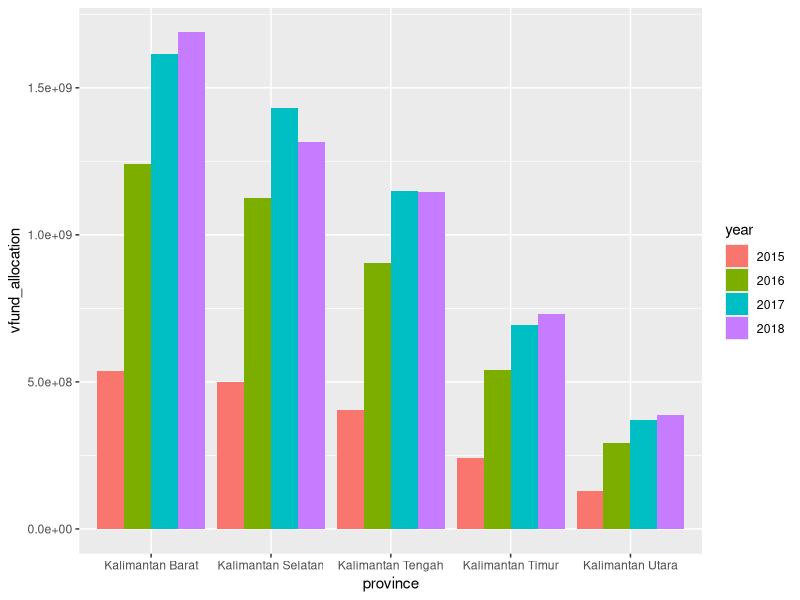

Here is the R script that generated this plot:
################################################################################
##
## [ PROJ ] Working with strings and dates 
## [ FILE ] indonesian_village_fund.r
## [ AUTH ] < YOUR NAME >
## [ INIT ] < March 22, 2022 >
##
################################################################################

#This lesson works with messy panel data on Village Fund Allocations in Indonesia

#Organization of this R script:

  #1. Cleaning up Village Fund data using string functions
  #2. Using the Village Fund data to work with dates
  #3. Preparing the Village Fund data for a subsequent mapping exercise

#To work with character variables and regular expressions, we'll focus on the the stringr package
#See https://stringr.tidyverse.org/ for a cheatsheet listing key stringr functions

#Regular expressions are an efficient way to match different patterns in strings,
#similar to the [command + f] function you use to find text in documents

#To work with dates in R, we'll use functions from the lubridate package
#See https://lubridate.tidyverse.org/ for a cheatsheet listing key lubridate functions


## -----------------------------------------------------------------------------
## libraries
## -----------------------------------------------------------------------------

#install.packages("readxl")

library(tidyverse) 
library(readxl)
library(lubridate)
#stringr is a handy package for working w/strings that is part of the tidyverse

options(warn = -1) #this supresses certain warnings


## ---------------------------
## directory paths
## ---------------------------

getwd()


## -----------------------------------------------------------------------------
## 1. Clean VF data using string functions (from stringr package)
## -----------------------------------------------------------------------------

#Loading the Village Fund data
  vf_data <- read_excel('rpt_dd_kabupaten.xls')

  View(vf_data)
  #Observation:
  #This dataframe contains information about the amount of Village Fund allocated 
  #for each kabupaten (regency) for each year from 2015 to 2018
  #The amounts are in thousand Rupiah (1,000 Rupiah = 0.068 USD as of Aug 21st 2020)
  #Notice how there are missing entries, which we should address first
  
  #This is messy panel data where the unit of observation is regency-year

  
### FILLING IN MISSING VALUES (using fill() function)

  #A simple Google search leads us to the following powerful function from the tidyr package (which is a part of the tidyverse)
  #By looking at the documentation, this function is able to "fill in missing values with previous or next value"
  vf_data <- vf_data %>%
    fill(c('Provinsi', 'Kabupaten'))
  
  #It does not work. Why? A closer look suggests that our data does not really contain missing values
  table(vf_data$Provinsi, useNA = "no") #the apparent blanks aren't coded as NA
  
  #It seems that what appear to be blank spaces we have in both Provinsi and Kabupaten columns 
  #are actually non-breaking spaces (nbsp). Let's explore this a bit more.
  x <- vf_data$Provinsi[2] #take 2nd element of Provinsi column and assign to x
  x == ' '  #evaluates whether this express is TRUE/FALSE
  x == '\u00A0'
  
  #Having realized that, here is one way to solve the problem
  vf_data <- vf_data %>%
    mutate(Provinsi = replace(Provinsi, Provinsi == '\u00A0', NA),
           Kabupaten = replace(Kabupaten, Kabupaten == '\u00A0', NA)) %>%
    fill(c('Provinsi', 'Kabupaten'))

  #To make our lives easier, let us rename the variables
  colnames(vf_data) <- c('province', 'regency', 'year', 'vfund_allocation')
  
  #From the data, it seems like we have 4 rows of information for each regency (each row represents the allocation for a year)
  #We can verify this with a simple check: both of these commands return 4
  max(table(vf_data$regency))
  min(table(vf_data$regency))

  
### INSPECTING NUMERICAL DATA AND ASSIGNING NAs AS NEEDEED
  
  #Also, we need to ensure that our numerical data columns contain no missing values
  #One possible way is to make sure the following command returns no observations
  missing <- vf_data[rowSums(is.na(vf_data)) == TRUE,]
  
  #Alternatively, we can do the following, which checks the number of NA entries in the dataframe
  sum(is.na(vf_data))
  
  #However, we are not done yet. 
  #A simple check on vf_data reveals that some of these values do not make sense
  #For example, the fund allocated for KABUPATEN BUTON TENGAH in 2017 is 54,000 Rupiah, which is <4 USD!
  vf_data[(vf_data$regency == "KABUPATEN BUTON TENGAH"),]
  
  #without further information, let's treat this as a date entry error and recode as NA
  vf_data[(vf_data$regency == "KABUPATEN BUTON TENGAH") & (vf_data$year == 2017), 
          "vfund_allocation"] <- NA

  
### CHANGING CAPITALIZATION OF CHARACTER VARIABLES (using str_to_title)
  
  #Now, let's fix the capitalization of the provinces and regencies' names
  #e.g. show the province name as Kabupaten Musi Rawas instead of KABUPATEN MUSI RAWAS
  #The function str_to_title from stringr comes in handy
  vf_data <- vf_data %>%
    mutate(province = str_to_title(province),
           regency = str_to_title(regency))

  
### RECODING CHARACTER VARIABLES USING STRING FUNCTIONS
  
  #In order to familiarize ourselves with strings in R, let's do some ad hoc tasks

  #First, all entries in the regency column begin with either Kabupaten or Kota. 
  #A city (kota) is defined as a 2nd-level administrative subdivision of the country, 
  #equivalent to regency (kabupaten). The difference between a regency and a city is
  #that a city has non-agricultural economic activities and a dense urban population,
  #while a regency comprises a rural area larger than a city.
  
  #Let us now create a column called type to indicate if a 'regency' is a Kabupaten or Kota
  #In order to do that, we want to take the first word of the regency column
  #the word() function from stringr helps us do that
  vf_data <- vf_data %>%
    mutate(type = word(regency, 1))

  
  #Let's define another column called name including regency name without Kabupaten or Kota
  #This will be useful for subsequent coding tasks and joining other data sources
  vf_data <- vf_data %>%
    mutate(name = word(regency, 2, -1)) #extracts 2nd word onwards from regency string

  
  #Next let's create a column as a dummy variable for all regencies on Kalimantan Island
  #Note that all provinces in Kalimantan begin with the word Kalimantan
  vf_data <- vf_data %>% 
    mutate(kalimantan = (word(province, 1) == "Kalimantan"))
  summary(vf_data$kalimantan)

  #let's encode kalimantan as a factor with clear labels
  vf_data$kalimantan <- factor(vf_data$kalimantan,
                               levels = c(FALSE,TRUE),
                               labels = c("Not in Kalimantan", "Kalimantan"))
  summary(vf_data$kalimantan)


  #Lastly, let's obtain the full name of each regency as follows: 
  #if regency name is Kota Langsa and the province name is Aceh, 
  #the full name becomes Kota Langsa, Provinsi Aceh
  vf_data <- vf_data %>%
    mutate(full_name = str_c(regency, ', Provinsi ', province, sep = ''))

  
  #Let's explore village fund allocation over time for provinces in Kalimantan across years
    
    #first let's subset vf_data to get a dataframe for regencies in Kalimantan
    #and let's group by province-year
      kalimantan_vf <- vf_data %>%
        filter(word(province, 1) == 'Kalimantan') %>%
        group_by(province, year) %>%
        summarize(vfund_allocation = sum(vfund_allocation)) %>%
        mutate(year = as.factor(year))
  
    ggplot(kalimantan_vf, 
           aes(fill = year, y = vfund_allocation, x = province)) + 
      geom_bar(position = 'dodge', stat = 'identity')

  #We can see that the province w the highest overall funding is Kalimantan Barat, 
  #followed by Kalimantan Selatan, Kalimantan Tengah, Kalimantan Timur and Kalimantan Utara
  #Also, we see a noticeable increase in the allocated fund in 2015-2016 for all provinces
  #The increase is not as large in absolute terms from 2016-17 and 2017-18. 
  
  
### ADDITIONAL EXERCISES
  
  #How many Kabupaten and Kota are there in the dataset?
   table(vf_data$type)/4

  #Which regency(s) has the longest name?
  #excluding Kabupaten/Kota, by number of characters including spaces
    vf_data %>%
      select(province, name) %>%
      distinct() %>%
      mutate(length = str_length(name)) %>%
      filter(length == max(length))
  
  #How many regencies contain the substring 'Selatan' (means 'South')?
    vf_data %>%
      select(regency) %>%
      distinct() %>%
      filter(str_detect(regency, 'Selatan')) %>%
      summarize(count = n())

  #Note how the str_detect() function works
    str_detect('Kabupaten Aceh Selatan' ,'Selatan')
    str_detect('SelatanColumbia University', 'Selatan')

  #Let's create a function to check whether a string contains the exact WORD 'Selatan'
  #In other word, the first command should return TRUE and the second FALSE
  #One alternative would be to split the string by space and do the check
    containSelatan <- function(sentence){
      split <- str_split(sentence, pattern = ' ')[[1]]
      return('Selatan' %in% split)
    }
    containSelatan('Kabupaten Aceh Selatan')
    containSelatan('SelatanColumbia University')

  #To learn more about regex, please consult https://r4ds.had.co.nz/strings.html

    
  #Transform this dataframe into the a wide form panel dat
  #province, regency, vfund_2015, vfund_2016, vfund_2017, vfund_2018
    vf_data_wide <- vf_data %>%
      select(province, regency, year, vfund_allocation) %>%
      spread(year, vfund_allocation) 
        #spread is an alternative to widen_panel() and pivot_wider()
    
    colnames(vf_data_wide)[3:6] = c('vfund_2015', 'vfund_2016', 
                                    'vfund_2017', 'vfund_2018')


## -----------------------------------------------------------------------------
## 2. Working with date functions (from the lubridate package)
## -----------------------------------------------------------------------------

### MAKING DATES IN R w/LUBRIDATE
    
  #Let's assume every regency-year observation is as of January 1 of each year
  #Let's create a date variable on vf_data that specifies the exact date
  #One possible way is to create a string of the form 'YYYY-MM-DD', which can
  #be easily transformed into a Date object by the ymd function in lubridate
  vf_data_date <- vf_data %>%
    mutate(date = ymd(str_c(year, '-01-01')))
  
  #Alternatively, the following command should also work:
  vf_data_date <- vf_data %>%
    mutate(date = make_date(year, 1, 1))
  
  #With lubridate, we can do a lot of useful things with Date in a simple manner
  #Consider the following examples all return the same date:
  ymd(20101204)
  ymd(101204)
  ymd('2010-12-04')
  ymd('10-12-04')
  mdy('12-4-17')
  mdy('12-04-17')
  dmy('4/12/2017')
  
  today <- ymd('2020/11/10')
  month(today)
  day(today)
  wday(today, label = TRUE)
  

### A SIMPLE EXERCISE TO SUMMARIZE DAILY OBSERVATION COUNTS
  
  #Create random month (from 1 to 12) and date (from 1 to 28) columns in vf_data_date
  #Obtain the distribution of the day of week of the observations
  #For reproducibility, set the seed to 432
  #Note: sample.int() draws a random sample
    set.seed(432)
    vf_data_date2 <- vf_data %>%
      mutate(month = sample.int(12, nrow(vf_data), replace=TRUE),
             date = sample.int(28, nrow(vf_data), replace=TRUE),
             date2 = make_date(year, month, date),
             day = wday(date2, label = TRUE))
    
    vf_data_date2 %>%
      group_by(day) %>%
      summarize(count = n())

    
### USEFUL FUNCTIONS FOR INCREMENTING TIME
  
  make_date(2018, 1, 1) + days(1)
  ymd(20100803) + weeks(1)
  mdy('4/10/2015') + months(1)


## -----------------------------------------------------------------------------
## 3. Preparing VF data for a subsequent mapping exercise
## -----------------------------------------------------------------------------
  
  #So far we've only looked at total VF allocations
  #Let's calculate the amount of funding per resident living in poverty in 2018
  #Need data on the number of residents in poverty per regency in 2018
  
  #Start with VF data for 2018
    vf_data_2018 <- vf_data %>%
      filter(year == 2018) %>%
      select(province, regency, vfund_allocation)
  
  #Read in poverty data and inspect -- we're looking for 2018 poverty information
    poor_2018 <- read_excel('bps_poverty.xls') 
    str(poor_2018)
    head(poor_2018)
    
    #Some key observations:
    #First, Nama Wilayah written in all caps represents rows w/province-level totals
    #Nama Wilayah is written in the form Kota X (if X is a Kota) or Y (if Y is a Kabupaten)
    #Number of of poor residents in 2018 is in the poverty 2018 column (measured in 1000s)
      poor_2018 <- poor_2018 %>%
        select('Nama Wilayah', 'poverty 2018')
      
      colnames(poor_2018) <- c('region_name', 'poverty')

  #let's clean the poverty data and prep to join with vf_data
  #1. remove rows for province totals (only want to keep regencies)
  #2. get region_name to match regency name coding in vf_data (e.g. Kabutapen X, Kota Y)
  poor_2018 <- poor_2018 %>%
    filter(str_to_upper(region_name) != region_name) %>% #remove provinces by isolating CAPITALIZED names
    mutate(region_name = ifelse(word(region_name, 1) == 'Kota', 
                                region_name, 
                                str_c('Kabupaten ', region_name)))

  #Join poor_2018 to vf_data, pay attention to regencies in vf_data_2018 w/no match
  joined <- vf_data_2018 %>%
    left_join(poor_2018, by = c('regency' = 'region_name'))

  #Regencies have no match if and only if the poverty column is NA
  no_match <- joined[is.na(joined$poverty),]
  no_match

  #It turns out 20 of the 434 regencies have no match. Let's check them one by one...
  #Most are due to spelling variants that prevented a match!
    #Karangasem: it is written as Karang Asem in poor_2018
    #Muko Muko: it is written as Mukomuko in poor_2018
    #Pahuwato: it is written as Pohuwato in poor_2018 (just a writing variant)
    #Batanghari: it is written as Batang Hari in poor_2018
    #Mempawah: doesn't exist in poor_2018
    #Kotabaru: it is written as Kota Baru in poor_2018
    #Mahakam Ulu: it is written as Mahakam Hulu in poor_2018 (just a writing variant)
    #Tulang Bawang: it is written as Tulangbawang in poor_2018
    #Nduga: it is written as Nduga * in poor_2018
    #Fak Fak: it is written as Fakfak in poor_2018
    #Pangkajene Kepulauan: it is written as Pangkajene Dan Kepulauan in poor_2018 ('dan' means 'and')
    #Tojo Una Una: it is written as Tojo Una-Una in poor_2018 (just a writing variant)
    #Toli Toli: it is written as Toli-Toli in poor_2018 (just a writing variant)
    #Kep. Siau Tagulandang Biaro: it is written as Siau Tagulandang Biaro in poor_2018 (Kep. means islands)
    #Sawahlunto: it is written as Sawah Lunto in poor_2018
    #Banyuasin: it is written as Banyu Asin in poor_2018
    #Penukal Abab Lematan: it is written as Penukal Abab Lematang Ilir in poor_2018 (not sure why)
    #Labuhanbatu: it is written as Labuhan Batu in poor_2018
    #Labuhanbatu Selatan: it is written as Labuhan Batu Selatan in poor_2018
    #Labuhanbatu Utara: it is written as Labuhan Batu Utara in poor_2018

  #Actually, out of those 20 no-matches, there is actually only 1 no-match!
    #However, a Wikipedia search tells us that based on Government Regulation No. 58 in 2014
    #(Peraturan Pemerintah Nomor 58 Tahun 2014), Pontianak Regency formally became Mempawah Regency
    #and Kabupaten Pontianak exists in poor_2018!

  #Let us now manually rename the region_name in poor_2018
  #One approach:
    #1. create a vector of values to be replaced (call it the 'to' vector)
    #2. create a vector of replacement values (call it the ,from' vector)
    #3. use plyr's mapvalues() function to replace elements in 'to' with corresponding element in 'from' 
    
    to <- no_match$regency
    from <- c('Kabupaten Karang Asem', 'Kabupaten Mukomuko', 'Kabupaten Pohuwato',
              'Kabupaten Batang Hari', 'Kabupaten Pontianak', 'Kota Baru', 
              'Kabupaten Mahakam Hulu', 'Kabupaten Tulangbawang', 'Kabupaten Nduga *',
              'Kabupaten Fakfak', 'Kabupaten Pangkajene Dan Kepulauan', 
              'Kabupaten Tojo Una-Una', 'Kabupaten Toli-Toli', 
              'Kabupaten Siau Tagulandang Biaro', 'Kota Sawah Lunto', 
              'Kabupaten Banyu Asin', 'Kabupaten Penukal Abab Lematang Ilir', 
              'Kabupaten Labuhan Batu', 'Kabupaten Labuhan Batu Selatan', 
              'Kabupaten Labuhan Batu Utara')
  
    poor_2018$region_name <- plyr::mapvalues(poor_2018$region_name, from = from, to = to)

  #Let's redo the join and ensure there is no regencies with no match
  joined <- vf_data_2018 %>%
    left_join(poor_2018, by =c('regency' = 'region_name'))

  no_match <- joined[is.na(joined$poverty),]
  no_match

  #Now no_match contains 0 observations and we've successfully joined poverty data to every regency

  #One last step is to create a new column specifying the amount of funding for every poor resident in each regency
  #Note that vfund_allocation is in 1000s of Rupiah, and poverty is in 1000s of residents
  #Let's divide vfund_allocation by poverty to get Rupiah amount per poor resident
  joined <- joined %>%
    mutate(vfund_per_poor = round(vfund_allocation/poverty))


### WE'RE DONE!
  
  #let's export this dataframe as a csv file for a subsequent mapping exercise
    write.csv(joined, 'joined.csv', row.names = FALSE)

  #let's also save the joined df as an .rdata file for next week
    vf_joined <- joined
    save(vf_joined, file = "vf_joined.rda")
    
  #and here's how you save the whole workspace with all data object
    save.image("vf_joined.rdata")
